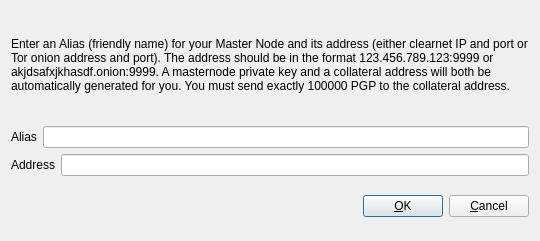
<?xml version="1.0" encoding="UTF-8"?>
<ui version="4.0">
 <class>AddEditAdrenalineNode</class>
 <widget class="QDialog" name="AddEditAdrenalineNode">
  <property name="geometry">
   <rect>
    <x>0</x>
    <y>0</y>
    <width>540</width>
    <height>241</height>
   </rect>
  </property>
  <property name="windowTitle">
   <string>Add/Edit PrettyGoodPrivacy Node</string>
  </property>
  <property name="modal">
   <bool>true</bool>
  </property>
  <layout class="QVBoxLayout" name="verticalLayout">
   <item>
    <layout class="QVBoxLayout" name="verticalLayout_2">
     <property name="topMargin">
      <number>0</number>
     </property>
     <property name="bottomMargin">
      <number>0</number>
     </property>
     <item>
      <widget class="QLabel" name="label_3">
       <property name="sizePolicy">
        <sizepolicy hsizetype="Preferred" vsizetype="Expanding">
         <horstretch>0</horstretch>
         <verstretch>0</verstretch>
        </sizepolicy>
       </property>
       <property name="text">
        <string>&lt;html&gt;&lt;head/&gt;&lt;body&gt;&lt;p&gt;Enter an Alias (friendly name) for your Master Node and its address (either clearnet IP and port or Tor onion address and port).  The address should be in the format 123.456.789.123:9999 or akjdsafxjkhasdf.onion:9999.  A masternode private key and a collateral address will both be automatically generated for you.  You must send exactly 100000 PGP to the collateral address.&lt;/p&gt;&lt;/body&gt;&lt;/html&gt;</string>
       </property>
       <property name="wordWrap">
        <bool>true</bool>
       </property>
      </widget>
     </item>
     <item>
      <layout class="QHBoxLayout" name="horizontalLayout">
       <property name="bottomMargin">
        <number>0</number>
       </property>
       <item>
        <widget class="QLabel" name="label">
         <property name="text">
          <string>Alias</string>
         </property>
        </widget>
       </item>
       <item>
        <widget class="QLineEdit" name="aliasLineEdit"/>
       </item>
      </layout>
     </item>
     <item>
      <layout class="QHBoxLayout" name="horizontalLayout_2">
       <property name="bottomMargin">
        <number>0</number>
       </property>
       <item>
        <widget class="QLabel" name="label_2">
         <property name="text">
          <string>Address</string>
         </property>
        </widget>
       </item>
       <item>
        <widget class="QLineEdit" name="addressLineEdit"/>
       </item>
      </layout>
     </item>
     <item>
      <layout class="QHBoxLayout" name="horizontalLayout_3">
       <property name="bottomMargin">
        <number>0</number>
       </property>
      </layout>
     </item>
    </layout>
   </item>
   <item>
    <layout class="QHBoxLayout" name="horizontalLayout_Buttons">
     <item>
      <spacer name="horizontalSpacer_1">
       <property name="orientation">
        <enum>Qt::Horizontal</enum>
       </property>
       <property name="sizeHint" stdset="0">
        <size>
         <width>40</width>
         <height>48</height>
        </size>
       </property>
      </spacer>
     </item>
     <item>
      <widget class="QLabel" name="statusLabel">
       <property name="font">
        <font>
         <weight>75</weight>
         <bold>true</bold>
        </font>
       </property>
       <property name="text">
        <string/>
       </property>
       <property name="textFormat">
        <enum>Qt::PlainText</enum>
       </property>
       <property name="wordWrap">
        <bool>true</bool>
       </property>
      </widget>
     </item>
     <item>
      <spacer name="horizontalSpacer_2">
       <property name="orientation">
        <enum>Qt::Horizontal</enum>
       </property>
       <property name="sizeHint" stdset="0">
        <size>
         <width>40</width>
         <height>48</height>
        </size>
       </property>
      </spacer>
     </item>
     <item>
      <widget class="QPushButton" name="okButton">
       <property name="text">
        <string>&amp;OK</string>
       </property>
      </widget>
     </item>
     <item>
      <widget class="QPushButton" name="cancelButton">
       <property name="text">
        <string>&amp;Cancel</string>
       </property>
       <property name="autoDefault">
        <bool>false</bool>
       </property>
      </widget>
     </item>
    </layout>
   </item>
  </layout>
 </widget>
 <resources/>
 <connections/>
</ui>
